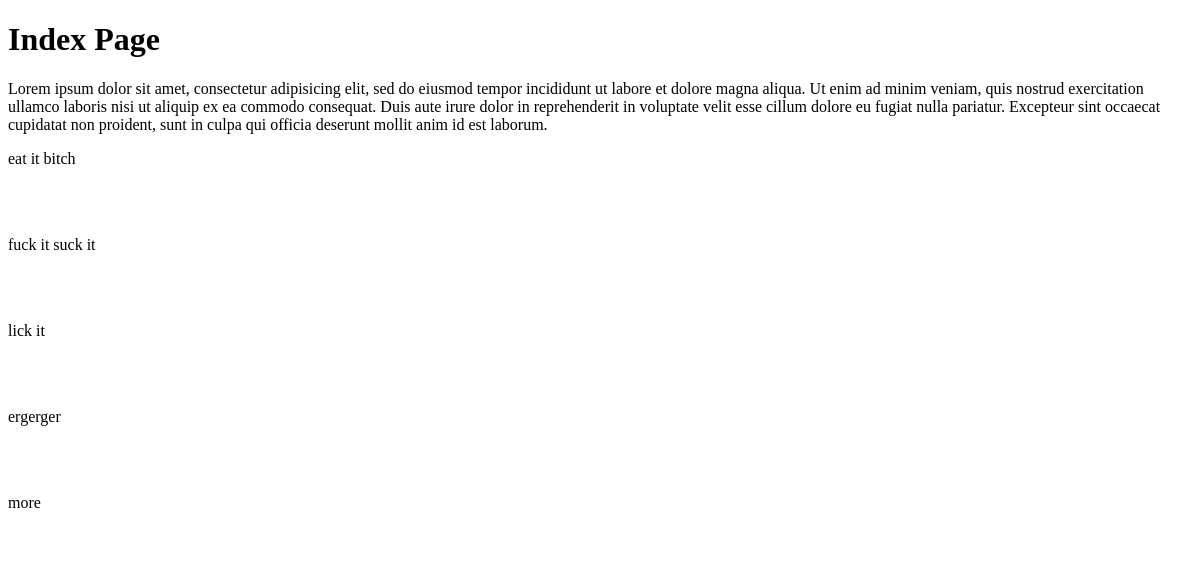
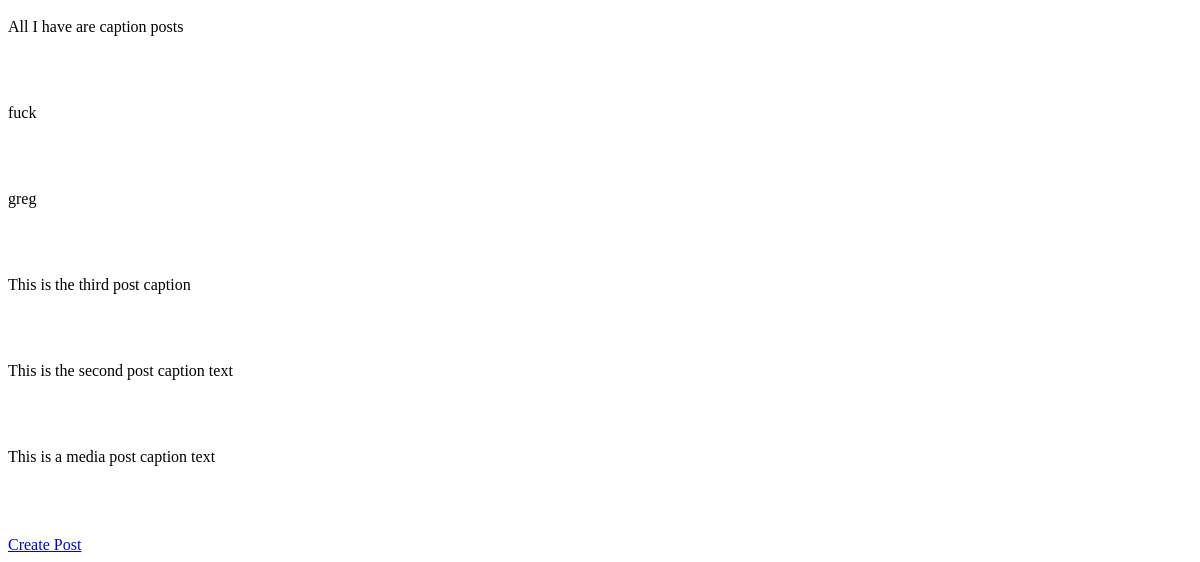
The app's page /, older data (2 pictures, top to bottom).
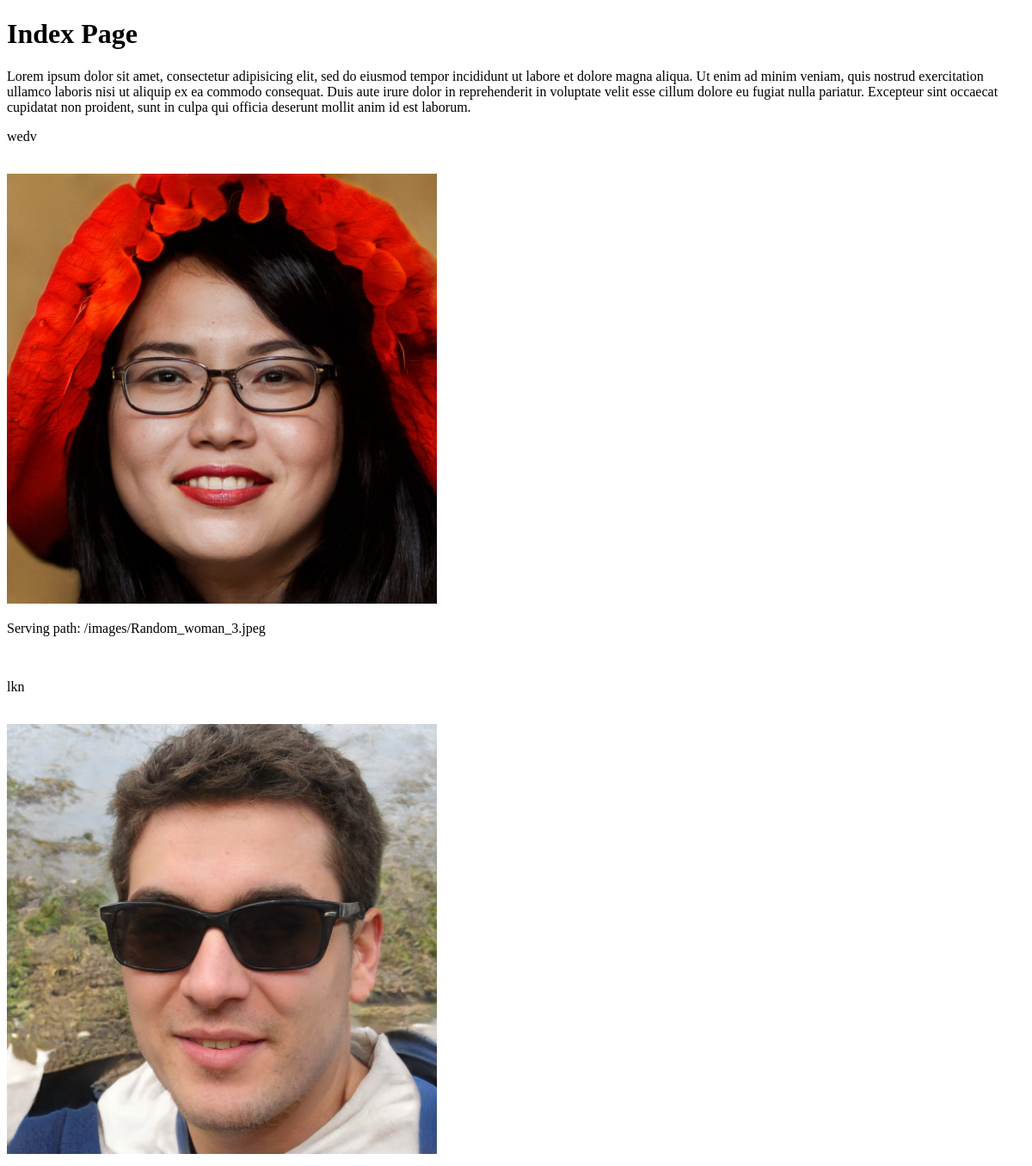
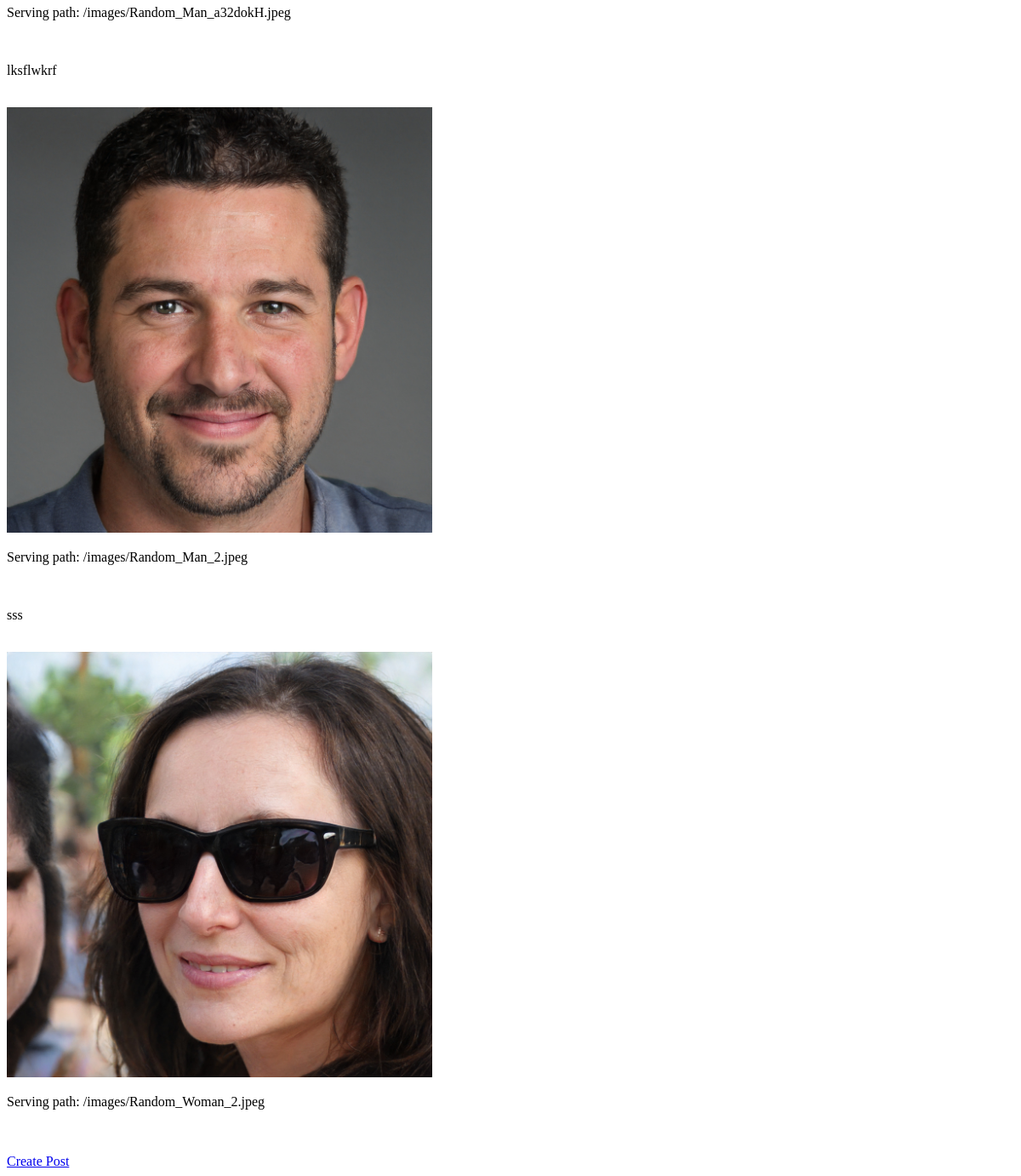
The same page, newer data (2 pictures, top to bottom).
### postitApp/models.py (models this page shows, shortened)
class UserPost(models.Model):
    user = models.ForeignKey(User, on_delete=models.CASCADE, null=True)
    media_path = models.TextField(null=True)
    caption = models.CharField(max_length=200)
    image = models.ImageField(null=True)
    alt_caption = models.TextField(max_length=50, null=True)
    publish_date = models.DateTimeField(auto_now_add=True)
    pass

### postitApp/views.py (the view)
# urls.py: path('', views.index, name='index'),
def index(request):
    user_posts = UserPost.objects.all().order_by('-publish_date')
    context = {'user_posts': user_posts}
    return render(request, 'postitApp/index.html', context)

### postitApp/templates/postitApp/index.html (shortened to what this page needs)
<!DOCTYPE html>
<html lang="en">
<head>
</head>
<body>
{% load static %}
<div>
    <h1>Index Page</h1>
    {% lorem 1 p%}
</div>
<div>
    {% for post in user_posts %}
    <p>{{post.caption}}</p>
    <br>
    {% if post.image %}
    <img width="500px" height="500px" src={{post.image.url}}>
    <p>Serving path: {{post.image.url}}</p>
    {% endif %}
    <br>
    {% endfor %}
</div>
<br>
<div>
    <a href="{% url 'create_post' %}">Create Post</a>
</div>
</body>
</html>

Row changes from the older to the newer data that the page shows:
removed UserPost: caption "eat it bitch"
removed UserPost: caption "fuck it suck it"
removed UserPost: caption "lick it"
removed UserPost: caption "ergerger"
removed UserPost: caption "more"
removed UserPost: caption "All I have are caption posts"
removed UserPost: caption "fuck"
removed UserPost: caption "greg"
removed UserPost: caption "This is the third post caption"
removed UserPost: caption "This is the second post caption text"
removed UserPost: caption "This is a media post caption text"
added UserPost: caption "wedv", image (picture), image "/images/Random_woman_3.jpeg"
added UserPost: caption "lkn", image (picture), image "/images/Random_Man_a32dokH.jpeg"
added UserPost: caption "lksflwkrf", image (picture), image "/images/Random_Man_2.jpeg"
added UserPost: caption "sss", image (picture), image "/images/Random_Woman_2.jpeg"
